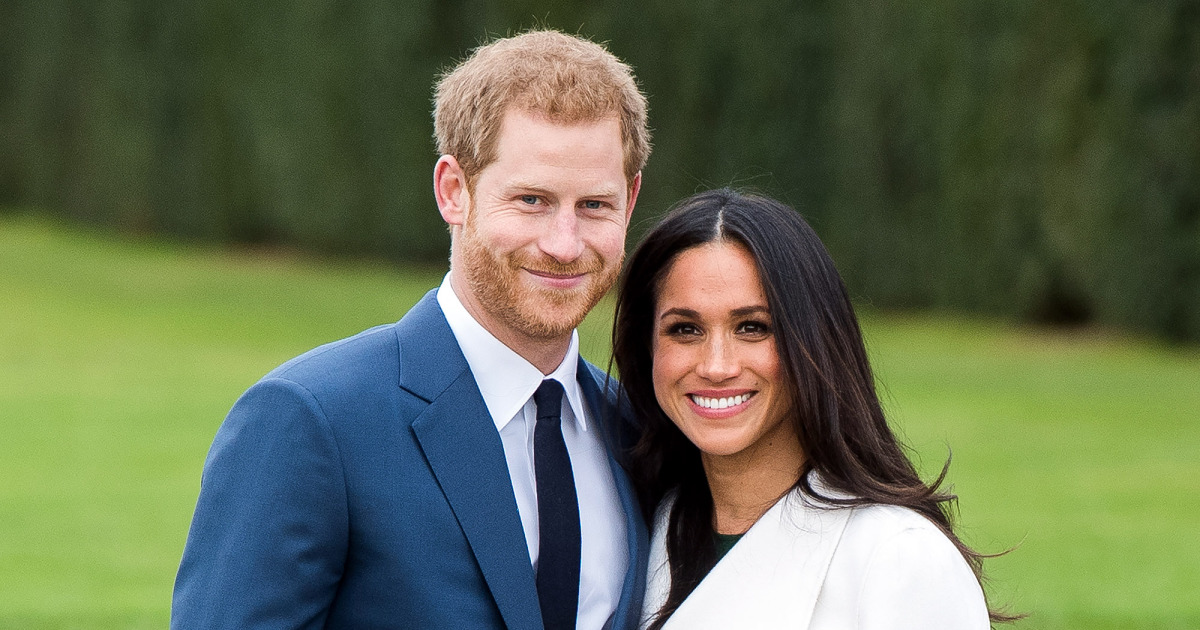
#> input picture examples/a1.jpg, 1200 x 630 px
$ python test.py   (Python 2 division)   (older library calls are emulated)
#> lines starting #> are read from the running program, lines starting #| are printed output that depends on the picture; pictures that were not available may be replaced by others from this repository, and a replacement may not be noted
### main.py
import numpy
import cv2
import math

# An image size WxH is a H*W*3 matrix

# input: bgr image
# output: bgr enhanced image
# [32 lines left out: functions PhotoEnhancer, FastBilateralFilter, not called in this run]

FaceDetector = cv2.CascadeClassifier('haarcascade_frontalface_alt.xml')
# output: facesPos = [(x,y,w,h), ..]
# raise exception if img doesnt have a face
def FindFacesLienhart(img):
    # https://docs.opencv.org/2.4/modules/objdetect/doc/cascade_classification.html
    faces = FaceDetector.detectMultiScale(img, 1.3, 5)
    return faces

# extract a part of image as a sub matrix
# input: pos = (x1, y1, w, h)
def Extract(img, pos):
    x1, y1, w, h = pos
    x2, y2 = x1 + w, y1 + h
    part = img[y1:y2, x1:x2]
    return part

# output: base, detail, faces_pos
# [43 lines left out: functions BilateralFilteringAndFaceFinding, FaceBeautification, FindSkinMap, not called in this run]

# calc square
def Sqr(x):
    return x * x

# [61 lines left out: functions Smoothing, Blending, ColorEnhancement, CalcAvgSdvMaxMin, not called in this run]

def LogarithmicCurve(mat2d, row, col , beta):
    temp = math.log(mat2d[row,col] * (beta-1) + 1) / math.log(beta)
    mat2d[row,col] = beta ** temp

# [7 lines left out: function Limit, not called in this run]

# [10 lines that do not run on import are left out]

### test.py
import main
import cv2

def Test01():
    cases = [
        ("./examples/a1.jpg", 2),
        ("./examples/a2.jpg", 0),
        ("./examples/a5.jpg", 1),
        ("./examples/a6.jpg", 1),
        ]
    for case in cases:
        imgPath = case[0]
        img = cv2.imread(imgPath, cv2.IMREAD_COLOR)
#> img is the input picture: shape (630, 1200, 3); mean B, G, R 82.3, 109.7, 100.3
        # print 'img.shape', img.shape
        faces = main.FindFacesLienhart(img)
#> in FindFacesLienhart, `faces = FaceDetector.detectMultiScale(img, 1.3, 5)`: faces = [[465, 127, 196, 196], [624, 256, 182, 182]]
#> faces = [[465, 127, 196, 196], [624, 256, 182, 182]]
        if len(faces) == 0:
            pass
        else:
            faceMat = main.Extract(img, faces[0])
#> in Extract, `x1, y1, w, h = pos`: x1 = 465; y1 = 127; w = 196
#> in Extract, `x2, y2 = x1 + w, y1 + h`: x2 = 661; y2 = 323
#> in Extract, `part = img[y1:y2, x1:x2]`:
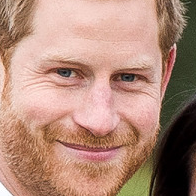
#> part: shape (196, 196, 3); mean B, G, R 121.4, 137.9, 176.6
#> pass 3 of the loop in Test01, `for case in cases:`:
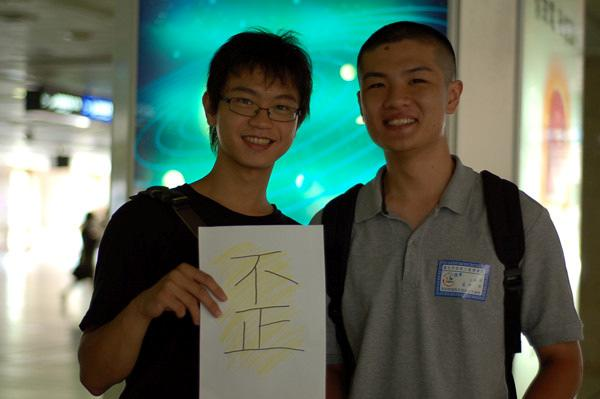
#> input picture examples/a11.jpg, 600 x 399 px, given in place of a5.jpg, which was not available
#> in Test01, img is the input picture: shape (399, 600, 3); mean B, G, R 94.8, 109.4, 91.3
#> in Test01, `faces = main.FindFacesLienhart(img)`: faces = [[352, 47, 94, 94], [210, 69, 97, 97]]
#> x1 = 352; y1 = 47; w = 94
#> x2 = 446; y2 = 141
#> in Extract (call 2), `part = img[y1:y2, x1:x2]`:
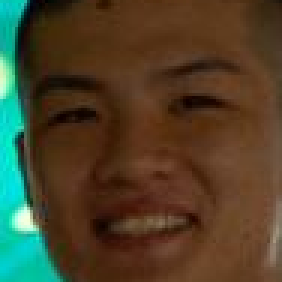
#> part: shape (94, 94, 3) (shown 3 times larger); mean B, G, R 42.2, 65.7, 76.1
            # print 'faces[0]', faces[0], faceMat.shape
            # cv2.imshow('window name', faceMat) ; cv2.waitKey()
        if len(faces) != case[1]:
#> (the run stopped early here; a loop or call above may not have finished)
